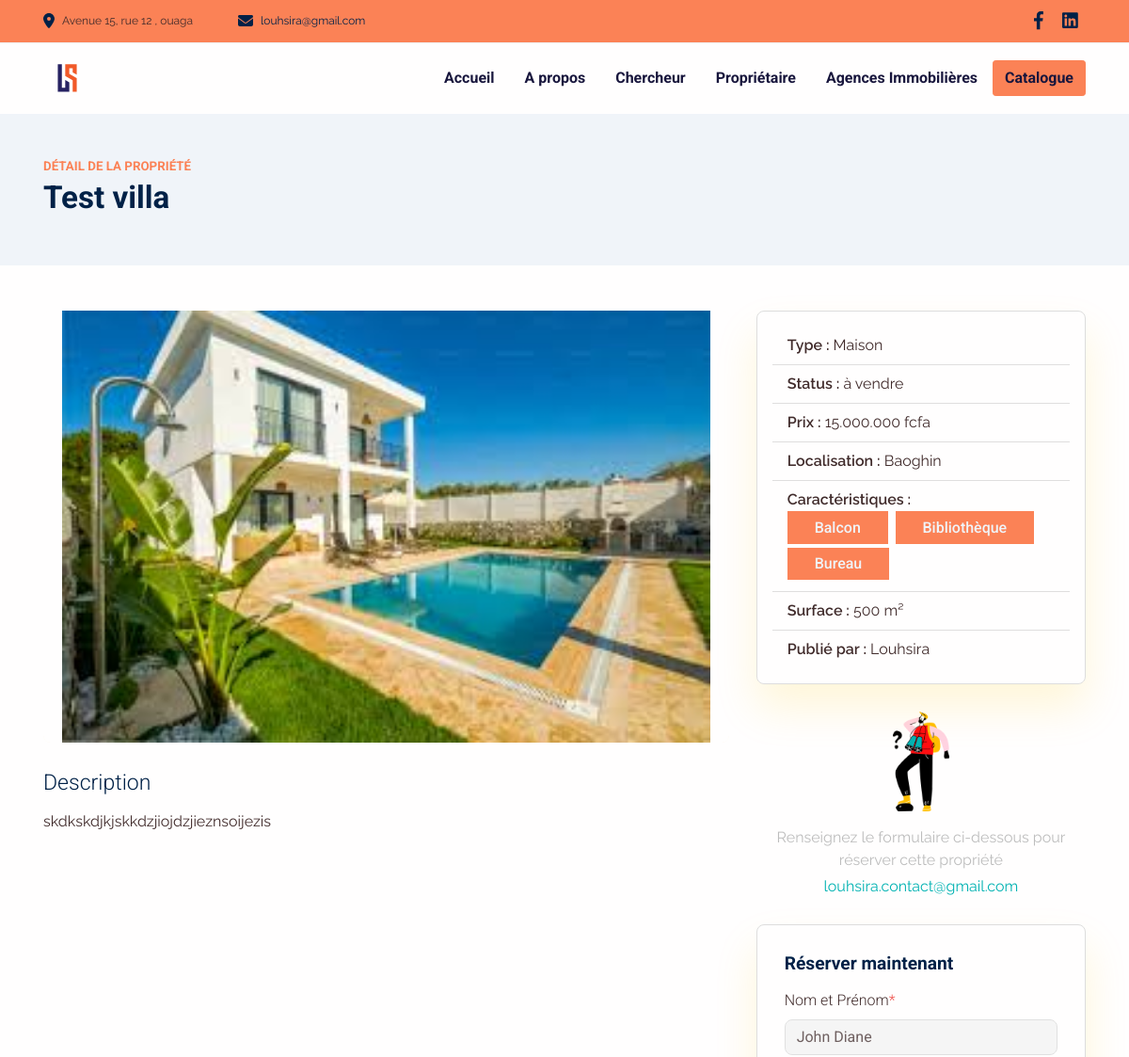
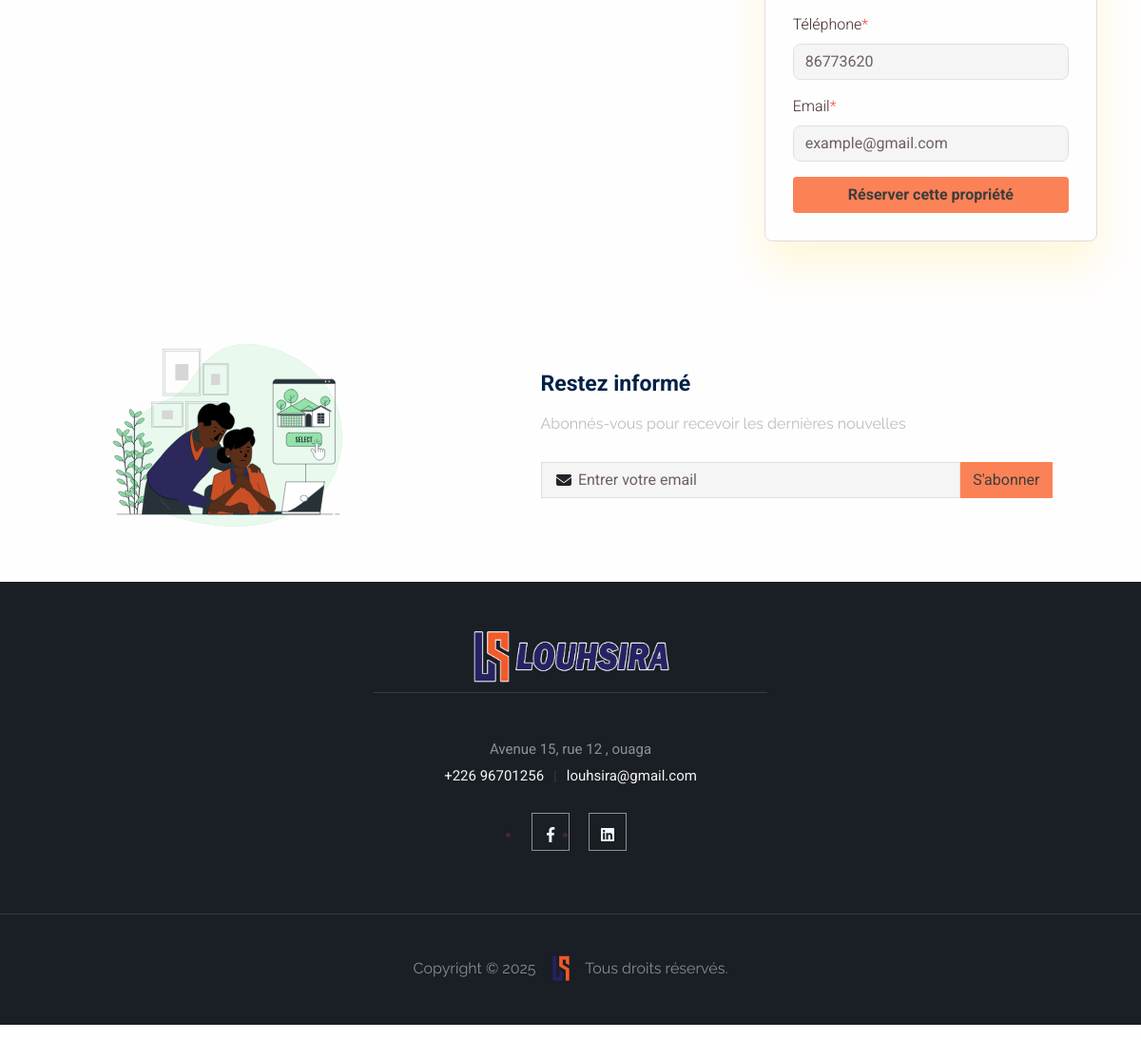
The page /propriete-3 on the database its author committed (2 pictures, top to bottom).
### app/models.py (models this page shows, shortened)
class Convention(models.Model):
    created_at = models.DateTimeField(auto_now=False, auto_now_add=True)
    update_at = models.DateTimeField(auto_now=True, auto_now_add=False)
    publish = models.BooleanField(default=False)
    class Meta:
        abstract = True

class configuration(Convention):
    name = models.CharField(max_length = 150, blank=True, null=True)
    vendor_title = models.CharField(max_length = 150, blank=True, null=True)
    location_title = models.CharField(max_length = 150, blank=True, null=True)
    about_title = models.CharField(max_length = 150, blank=True, null=True)
    why_choose_title = models.CharField(max_length = 150, blank=True, null=True)
    newsletter_title = models.CharField(max_length = 150, blank=True, null=True)
    louhsira_email = models.EmailField(max_length=254, blank=True, null=True, default="louhsira@gmail.com")
    louhsira_phone = models.CharField(max_length = 150, blank=True, null=True, default="+226 96701256")
    louhsira_address = models.CharField(max_length = 150, blank=True, null=True, default="Avenue 15, rue 12 , ouaga")
    newsletter_text = models.TextField()
    newsletter_picture = models.FileField(upload_to=LOGO_SITE_PATH, max_length = 100)
    copy_right = models.CharField(max_length = 150, blank=True, null=True)
    logo = models.FileField(upload_to=LOGO_SITE_PATH , max_length = 100, blank=True, null=True)
    logo2 = models.FileField(upload_to=LOGO_SITE_PATH , max_length = 100, blank=True, null=True)
    class Meta:
        verbose_name = "Configuration du site"
        verbose_name_plural = "Configuration du site"

class Social(Convention):
    name = models.CharField(max_length=150, blank=True, null=True)
    icon = models.CharField(max_length=150, blank=True, null=True)
    link = models.URLField(max_length = 200)
    class Meta:
        verbose_name = "Réseaux Social"
        verbose_name_plural = "Réseaux Sociaux"

### propriete/models.py (models this page shows, shortened)
class Proprietes(Convention):
    titre_annonce = models.CharField(max_length=220, blank=True, null=True)
    proprietaire = models.CharField(max_length=220, blank=True, null=True)
    proprietaire_contact = models.CharField(max_length=220, blank=True, null=True)
    type_propriete = models.ForeignKey(TypePropriete, on_delete=models.DO_NOTHING, related_name="type_propriete_related")
    prix_propriete = models.CharField(max_length=220, blank=True, null=True)
    adresse_propriete = models.CharField(max_length=220, blank=True, null=True)
    localite = models.ForeignKey(Localite, on_delete=models.DO_NOTHING, related_name="localite_propriete")
    annee_construction = models.DateField(auto_now=False, auto_now_add=False)
    nbre_chambre = models.IntegerField()
    nbre_salle_bain = models.IntegerField()
    description = HTMLField()
    status = models.CharField(max_length=15, choices=STATUS_CHOICES)
    caracteristique_speciale = models.ManyToManyField(CaracteristiqueMaison)
    pictures = models.ManyToManyField(Photo)
    class Meta:
        verbose_name = 'Les Propriétés'
        verbose_name_plural = 'Les Propriétés'

class Photo(Convention):
    title = models.CharField(max_length=220, blank=True, null=True)
    picture = models.FileField(upload_to=PICTURE_PATH, max_length = 200, blank=True, null=True)
    class Meta:
        verbose_name = 'Photo des Proprietes'
        verbose_name_plural = 'Photo des Proprietes'

class TypePropriete(Convention):
    libele =  models.CharField(max_length=200, blank=True, null=True)
    description = models.TextField(blank=True, null=True)
    class Meta:
        verbose_name = "Type de Propriété"
        verbose_name_plural = "Type de Propriétés"
    def __str__(self):
        return self.libele

class Localite(Convention):
    name = models.CharField(max_length=150, blank=True, null=True)
    longitude =  models.CharField(max_length=150, blank=True, null=True)
    laltitude =  models.CharField(max_length=150, blank=True, null=True)
    class Meta:
        verbose_name = "Localité"
        verbose_name_plural = "Localités"
    def __str__(self):
        return self.name

class CaracteristiqueMaison(Convention):
    libele = models.CharField(max_length=220, blank=True, null=True)
    class Meta:
        verbose_name = "Caratéristiques des Maisons"
        verbose_name_plural = "Caratéristiques des Maisons"
    def __str__(self):
        return self.libele

### app/views.py (the view)
# urls.py: path('propriete-<int:id>', home_detail, name="home-detail-index"),
def home_detail(request, id):
    get_socials = get_social({'publish':True})
    get_configs = get_config({'publish':True})
    get_property_ids = get_property_id(id)
    template_name = "app/layout/home_detail.html"
    context = {
        'page': "LOUSHIRA | Home-detail",
        'get_socials': get_socials,
        'get_configs': get_configs,
        'get_property_ids': get_property_ids
    }
    return render(request, template_name, context)

### app/functions.py (called while the page is built)
def get_config(data=dict()):
    return configuration.objects.filter(**data).first()

def get_social(data=dict()):
    return Social.objects.filter(**data)

def get_property_id(id):
    return get_object_or_404(Proprietes, id=id)

### templates/app/layout/home_detail.html (shortened to what this page needs)
{% extends "app/base/base.html" %}
{% load static %}
{% block content %}
<main class="main" id="top">
<section class="bg-light py-5">
  <div class="container">
    <h6 class="text-primary text-uppercase fw-bold mb-2">Détail de la propriété</h6>
    <h1 class="fw-bold display-5">{{ get_property_ids.titre_annonce }}</h1>
  </div>
</section>
<section class="py-5">
  <div class="container">
    <div class="row g-4">
      <div class="col-lg-8">
        <div class="fader mb-4 rounded overflow-hidden shadow-sm">
          {% for pic in get_property_ids.pictures.all %}
            <div>
              <img src="{{ pic.picture.url }}" class="img-fluid w-100" alt="Image propriété">
            </div>
          {% endfor %}
        </div>
        <div>
          <h4 class="fw-semibold mb-3">Description</h4>
          <p class="text-muted">{{ get_property_ids.description | safe }}</p>
        </div>
      </div>
      <div class="col-lg-4">
        <div class="card shadow-sm mb-4">
          <div class="card-body">
            <ul class="list-group list-group-flush">
              <li class="list-group-item"><strong>Type :</strong> {{ get_property_ids.type_propriete }}</li>
              <li class="list-group-item"><strong>Status :</strong> {{ get_property_ids.status }}</li>
              <li class="list-group-item"><strong>Prix :</strong> {{ get_property_ids.prix_propriete }}</li>
              <li class="list-group-item"><strong>Localisation :</strong> {{ get_property_ids.localite }}</li>
              <li class="list-group-item">
                <strong>Caractéristiques :</strong><br>
                {% for caracteristique_speciale in get_property_ids.caracteristique_speciale.all %}
                  <span class="badge bg-primary text-light me-1 mb-1">{{ caracteristique_speciale }}</span>
                {% endfor %}
              </li>
              <li class="list-group-item"><strong>Surface :</strong> 500 m²</li>
              <li class="list-group-item"><strong>Publié par :</strong> {{ get_property_ids.proprietaire }}</li>
            </ul>
          </div>
        </div>
        <div class="text-center mb-4">
          <img src="{% static 'app/assets/img/gallery/searching.png' %}" width="60" alt="Contact icon">
          <p class="text-muted mt-3 mb-1">Renseignez le formulaire ci-dessous pour réserver cette propriété</p>
          <a href="mailto:louhsira.contact@gmail.com" class="text-decoration-none text-info fw-semibold">louhsira.contact@gmail.com</a>
        </div>
        <div class="card shadow-sm p-4" id="reserve">
          <h5 class="fw-bold mb-3">Réserver maintenant</h5>
          <form @submit.prevent="SendReservation()">
            <div class="mb-3">
              <label for="nameId" class="form-label">Nom et Prénom<span class="text-danger">*</span></label>
              <input type="text" id="nameId" class="form-control" placeholder="John Diane" v-model="name" required>
            </div>
            <div class="mb-3">
              <label for="phoneId" class="form-label">Téléphone<span class="text-danger">*</span></label>
              <input type="text" id="phoneId" class="form-control" placeholder="86773620" v-model="phone" required>
            </div>
            <div class="mb-3">
              <label for="emailId" class="form-label">Email<span class="text-danger">*</span></label>
              <input type="email" id="emailId" class="form-control" placeholder="example@gmail.com" v-model="email" required>
            </div>
            <button type="submit" class="btn btn-primary w-100 fw-bold">Réserver cette propriété</button>
          </form>
        </div>
      </div>
    </div>
  </div>
</section>
{% include "app/includes/_email_sub.html" %}
    </main>
{% endblock %}

### templates/app/base/base.html (shortened to what this page needs)
{% load static %}
<!DOCTYPE html>
<html lang="en-US" dir="ltr">
  <head>
    <link href="{% static 'app/assets/css/select2-bootstrap-5-theme.min.css' %}" rel="stylesheet" />
    <link href="{% static 'app/assets/css/theme.css' %}" rel="stylesheet" />
    <link href="{% static 'app/assets/css/style.css' %}" rel="stylesheet" />
    <link href="{% static 'app/assets/css/slick.css' %}" rel="stylesheet" />
    <link href="{% static 'app/assets/css/slick-theme.css' %}" rel="stylesheet" />
<link rel="stylesheet" href="https://unpkg.com/vue-multiselect@2.1.6/dist/vue-multiselect.min.css">
  </head>
  <body>
    <main class="main" id="top">
<section class="bg-primary text-gray py-2 d-none d-sm-block border-bottom border-light">
  <div class="container">
    <div class="row align-items-center justify-content-between">
      <div class="col-lg-5 col-md-6 d-flex align-items-center gap-3">
        <div class="d-flex align-items-center">
          <i class="fas fa-map-marker-alt me-2 text-color"></i>
          <small>{{ get_configs.louhsira_address }}</small>
        </div>
        <div class="d-flex align-items-center">
          <i class="fas fa-envelope me-2 text-color"></i>
          <small><a href="mailto:{{ get_configs.louhsira_email }}" class="text-color text-decoration-none link">{{ get_configs.louhsira_email }}</a></small>
        </div>
      </div>
      <div class="col-lg-4 col-md-5 text-md-end mt-2 mt-md-0">
        <ul class="list-inline mb-0">
          {% for social in get_socials %}
            <li class="list-inline-item">
              <a href="{{ social.link }}" class="text-color fs-1 me-2 link" target="_blank">
                <i class="{{ social.icon }}"></i>
              </a>
            </li>
          {% endfor %}
        </ul>
      </div>
    </div>
  </div>
</section>
      <nav class="navbar navbar-expand-lg navbar-light sticky-top py-3 d-block" data-navbar-on-scroll="data-navbar-on-scroll">
        <div class="container"><a class="navbar-brand" href="{% url 'welcome' %}"><img src="{{get_configs.logo.url}}" width="51" alt="" /></a>
          <div class="collapse navbar-collapse border-top border-lg-0 mt-4 mt-lg-0" id="navbarSupportedContent">
            <ul class="navbar-nav ms-auto pt-2 pt-lg-0 font-base">
              <li class="nav-item px-2"><a class="nav-link active fw-bold" style="color:#18163d" aria-current="page" href="{% url 'welcome' %}">Accueil</a></li>
              <li class="nav-item px-2"><a class="nav-link fw-bold" style="color:#18163d" aria-current="page" href="{% url 'about' %}">A propos</a></li>
              <li class="nav-item px-2"><a class="nav-link fw-bold" style="color:#18163d" aria-current="page" href="{% url 'home-searcher' %}">Chercheur</a></li>
              <li class="nav-item px-2"><a class="nav-link fw-bold" style="color:#18163d" aria-current="page" href="{% url 'owner-page' %}">Propriétaire</a></li>
              <li class="nav-item px-2"><a class="nav-link fw-bold" style="color:#18163d" aria-current="page" href="{% url 'agence' %}">Agences Immobilières</a></li>
            </ul><a class="btn btn-primary order-1 order-lg-0 fw-bold" style="color:#18163d" href="{% url 'catalogue' %}">Catalogue</a>
          </div>
        </div>
      </nav>
    {% block content %}
    {% endblock content %}
    </main>
    <section class="contact-area" id="contact" style="background: #1A1E25;padding:50px;">
      <div class="container">
          <div class="row">
              <div class="col-lg-6 offset-lg-3">
                  <div class="contact-content text-center">
                      <a class="text-decoration-none" href="{% url 'welcome' %}"><img src="{{get_configs.logo2.url}}" height="51"  alt="" /></a>
                      <h6>{{get_configs.louhsira_address}}</h6>
                      <h6 class="text-light text-200" >{{get_configs.louhsira_phone}}<span>|</span><a class="text-light text-200" href="mailto:{{get_configs.louhsira_email}}">{{get_configs.louhsira_email}}</a></h6>
                      <div class="contact-social">
                          <ul>
                              {% for socials in get_socials %}
                                  <li class="lh-lg"><a class="text-200" href="{{socials.link}}"><i class="{{socials.icon}}"></i></a></li>
                              {% endfor %}
                          </ul>
                      </div>
                  </div>
              </div>
          </div>
      </div>
  </section>
  <footer>
      <p>Copyright &copy; 2025 <a class="text-decoration-none" href="{% url 'welcome' %}"><img src="{{get_configs.logo.url}}" height="51"  alt="" /></a> Tous droits réservés.</p>
  </footer>
    <link href="{% static 'app/assets/css/multiple.css' %}" rel="stylesheet" />
  <link rel="stylesheet" href="https://unpkg.com/vue-multiselect@2.1.0/dist/vue-multiselect.min.css">
  <link href="https://cdn.jsdelivr.net/npm/tom-select@2.4.1/dist/css/tom-select.css" rel="stylesheet">
  </body>
</html>

### templates/app/includes/_email_sub.html
<section class="py-5" id="news_letter">
  <div class="container">
    <div class="row align-items-center justify-content-center">
      <div class="col-md-6 col-lg-5 mb-4 mb-md-0 text-center text-md-start">
        <img src="{{ get_configs.newsletter_picture.url }}" alt="Illustration newsletter" class="img-fluid" style="max-width: 300px;">
      </div>
      <div class="col-md-6 col-lg-6">
        <h4 class="fw-bold mb-3">Restez informé</h4>
        <p class="text-muted mb-4">{{ get_configs.newsletter_text }}</p>
        <form class="row g-0 align-items-center">
          <div class="col">
            <div class="input-group-icon">
              <input class="form-control form-little-squirrel-control" type="email" placeholder="Entrer votre email " aria-label="email" v-model="email" /><i class="fas fa-envelope input-box-icon"></i>
            </div>
          </div>
          <div class="col-auto">
            <button class="btn btn-primary rounded-0" type="submit" @click.prevent="sendNewLettrData()">S'abonner</button>
          </div>
        </form>
      </div>
    </div>
  </div>
</section>

### static/app/assets/css/style.css (style rules this page uses)
body { font-style: normal; }
p { font-family: "Roboto" important!; }

### templates/app/base/base.html (style rules this page uses)
html, body { margin: 0; padding: 0; }
* { box-sizing: border-box; }
.slick-slide { margin: 0px 20px; }
.slick-slide img { width: 100%; }
.slick-slide { transition: all ease-in-out .3s; opacity: .2; }
.slick-active { opacity: .5; }
.slick-current { opacity: 1; }
.text-color { color: #002147; }
img { max-width: 100%; height: auto; }
.contact-area { border-bottom: 1px solid #353C46; }
.contact-content h6 { color: #8b9199; font-size: 15px; font-weight: 400; margin-bottom: 10px; }
.contact-content span { color: #353c47; margin: 0 10px; }
.contact-social { margin-top: 30px; }
.contact-social > ul { display: inline-flex; }
.contact-social ul li a { border: 1px solid #8b9199; color: #8b9199; display: inline-block; height: 40px; margin: 0 10px; padding-top: 7px; transition: all 0.4s ease 0s; width: 40px; }
.contact-content img { max-width: 210px; }
footer { background: #1A1E25; color: #868c96; }
footer p { padding: 40px 0; text-align: center; }
footer img { width: 44px; }

### rows shown on the page
configuration: louhsira_address "Avenue 15, rue 12 , ouaga", louhsira_email "louhsira@gmail.com", logo (picture), newsletter_picture (picture), newsletter_text "Abonnés-vous pour recevoir les dernières nouvelles", logo2 (picture), louhsira_phone "+226 96701256"
Proprietes: titre_annonce "Test villa", description "skdkskdjkjskkdzjiojdzjieznsoijezis", type_propriete "Maison", status "à vendre", prix_propriete "15.000.000 fcfa", localite "Baoghin", proprietaire "Louhsira"
Photo: picture (picture)
CaracteristiqueMaison: libele "Balcon"
CaracteristiqueMaison: libele "Bibliothèque"
CaracteristiqueMaison: libele "Bureau"
